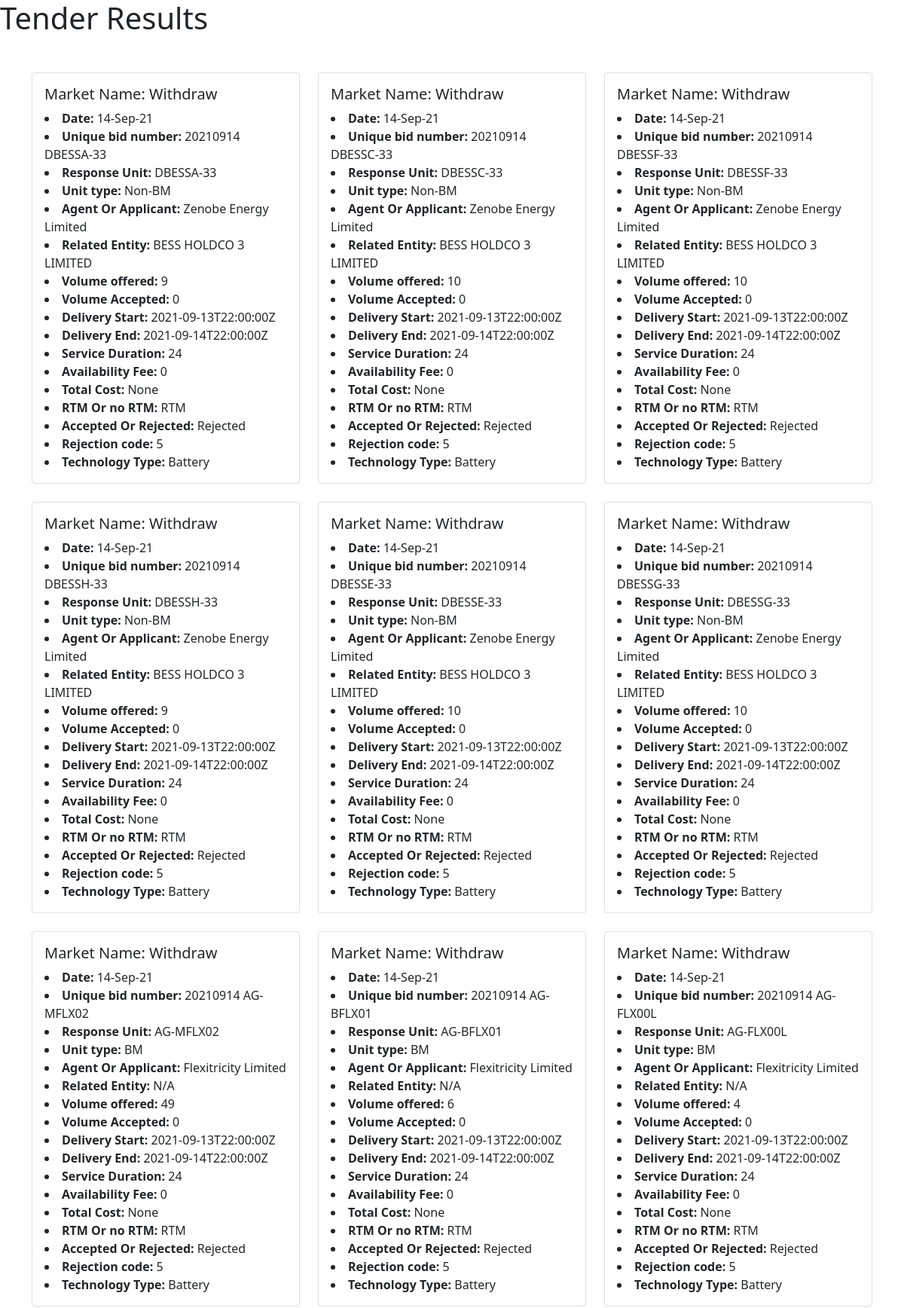
The page / (upper part) on the database its author committed.
### index/models.py (models this page shows, shortened)
class TenderResult(models.Model):
    Market_Name = models.CharField(max_length=250)
    Delivery_Date = models.CharField(max_length=250)
    Unique_bid_number = models.CharField(max_length=250)
    Response_Unit = models.CharField(max_length=250, null=False, blank=False)
    Unit_type = models.CharField(max_length=250)
    Agent_Or_Applicant = models.CharField(max_length=250)
    Related_Entity = models.CharField(max_length=250)
    Volume_offered = models.IntegerField()
    Volume_Accepted = models.IntegerField()
    Delivery_Start = models.CharField(max_length=250)
    Delivery_End = models.CharField(max_length=250)
    Service_Duration = models.IntegerField()
    Availability_Fee = models.IntegerField()
    Total_Cost = models.IntegerField(null=True, blank=True)
    RTM_Or_no_RTM = models.CharField(max_length=250)
    Accepted_Or_Rejected = models.CharField(max_length=250)
    Rejection_code = models.IntegerField(null=True, blank=True)
    Technology_Type = models.CharField(max_length=250)

### index/views.py (the view)
# urls.py: path('', include("index.urls"))
def index(request):
    tender_results = TenderResult.objects.all()
    context = {
        "tender_results": tender_results,
    }
    return render(request, "index/index.html", context)

### index/templates/index/index.html (shortened to what this page needs)
<!doctype html>
<html lang="en">
  <head>
    <link href="https://cdn.jsdelivr.net/npm/bootstrap@5.0.2/dist/css/bootstrap.min.css" rel="stylesheet">
  </head>
  <body>
    <h1>Tender Results</h1>
    <div class="container">
        <div class="col">
            <div class="row row-cols-1 row-cols-md-3 g-4 mt-4">
                {% for result in tender_results %}
                <div class="col">
                    <div class="card h-100">
                        <div class="card-body">
                            <h5 class="card-title">Market Name: {{result.Market_Name}}</h5>
                            <li class="card-text"><strong>Date:</strong> {{result.Delivery_Date}}</li>
                            <li class="card-text"><strong>Unique bid number:</strong> {{result.Unique_bid_number}}</li>
                            <li class="card-text"><strong>Response Unit:</strong> {{result.Response_Unit}}</li>
                            <li class="card-text"><strong>Unit type:</strong> {{result.Unit_type}}</li>
                            <li class="card-text"><strong>Agent Or Applicant:</strong> {{result.Agent_Or_Applicant}}</li>
                            <li class="card-text"><strong>Related Entity:</strong> {{result.Related_Entity}}</li>
                            <li class="card-text"><strong>Volume offered:</strong> {{result.Volume_offered}}</li>
                            <li class="card-text"><strong>Volume Accepted:</strong> {{result.Volume_Accepted}}</li>
                            <li class="card-text"><strong>Delivery Start:</strong> {{result.Delivery_Start}}</li>
                            <li class="card-text"><strong>Delivery End:</strong> {{result.Delivery_End}}</li>
                            <li class="card-text"><strong>Service Duration:</strong> {{result.Service_Duration}}</li>
                            <li class="card-text"><strong>Availability Fee:</strong> {{result.Availability_Fee}}</li>
                            <li class="card-text"><strong>Total Cost:</strong> {{result.Total_Cost}}</li>
                            <li class="card-text"><strong>RTM Or no RTM:</strong> {{result.RTM_Or_no_RTM}}</li>
                            <li class="card-text"><strong>Accepted Or Rejected:</strong> {{result.Accepted_Or_Rejected}}</li>
                            <li class="card-text"><strong>Rejection code:</strong> {{result.Rejection_code}}</li>
                            <li class="card-text"><strong>Technology Type:</strong> {{result.Technology_Type}}</li>
                        </div>
                    </div>
                </div>
              {% endfor %}
            </div>
        </div>
    </div>
  </body>
</html>

### rows shown on the page
TenderResult: Market_Name "Withdraw", Delivery_Date "14-Sep-21", Unique_bid_number "20210914 DBESSA-33", Response_Unit "DBESSA-33", Unit_type "Non-BM", Agent_Or_Applicant "Zenobe Energy Limited", Related_Entity "BESS HOLDCO 3 LIMITED", Volume_offered "9", Volume_Accepted "0", Delivery_Start "2021-09-13T22:00:00Z", Delivery_End "2021-09-14T22:00:00Z", Service_Duration "24", Availability_Fee "0", Total_Cost "None", RTM_Or_no_RTM "RTM", Accepted_Or_Rejected "Rejected", Rejection_code "5", Technology_Type "Battery"
TenderResult: Market_Name "Withdraw", Delivery_Date "14-Sep-21", Unique_bid_number "20210914 DBESSC-33", Response_Unit "DBESSC-33", Unit_type "Non-BM", Agent_Or_Applicant "Zenobe Energy Limited", Related_Entity "BESS HOLDCO 3 LIMITED", Volume_offered "10", Volume_Accepted "0", Delivery_Start "2021-09-13T22:00:00Z", Delivery_End "2021-09-14T22:00:00Z", Service_Duration "24", Availability_Fee "0", Total_Cost "None", RTM_Or_no_RTM "RTM", Accepted_Or_Rejected "Rejected", Rejection_code "5", Technology_Type "Battery"
TenderResult: Market_Name "Withdraw", Delivery_Date "14-Sep-21", Unique_bid_number "20210914 DBESSF-33", Response_Unit "DBESSF-33", Unit_type "Non-BM", Agent_Or_Applicant "Zenobe Energy Limited", Related_Entity "BESS HOLDCO 3 LIMITED", Volume_offered "10", Volume_Accepted "0", Delivery_Start "2021-09-13T22:00:00Z", Delivery_End "2021-09-14T22:00:00Z", Service_Duration "24", Availability_Fee "0", Total_Cost "None", RTM_Or_no_RTM "RTM", Accepted_Or_Rejected "Rejected", Rejection_code "5", Technology_Type "Battery"
TenderResult: Market_Name "Withdraw", Delivery_Date "14-Sep-21", Unique_bid_number "20210914 DBESSH-33", Response_Unit "DBESSH-33", Unit_type "Non-BM", Agent_Or_Applicant "Zenobe Energy Limited", Related_Entity "BESS HOLDCO 3 LIMITED", Volume_offered "9", Volume_Accepted "0", Delivery_Start "2021-09-13T22:00:00Z", Delivery_End "2021-09-14T22:00:00Z", Service_Duration "24", Availability_Fee "0", Total_Cost "None", RTM_Or_no_RTM "RTM", Accepted_Or_Rejected "Rejected", Rejection_code "5", Technology_Type "Battery"
TenderResult: Market_Name "Withdraw", Delivery_Date "14-Sep-21", Unique_bid_number "20210914 DBESSE-33", Response_Unit "DBESSE-33", Unit_type "Non-BM", Agent_Or_Applicant "Zenobe Energy Limited", Related_Entity "BESS HOLDCO 3 LIMITED", Volume_offered "10", Volume_Accepted "0", Delivery_Start "2021-09-13T22:00:00Z", Delivery_End "2021-09-14T22:00:00Z", Service_Duration "24", Availability_Fee "0", Total_Cost "None", RTM_Or_no_RTM "RTM", Accepted_Or_Rejected "Rejected", Rejection_code "5", Technology_Type "Battery"
TenderResult: Market_Name "Withdraw", Delivery_Date "14-Sep-21", Unique_bid_number "20210914 DBESSG-33", Response_Unit "DBESSG-33", Unit_type "Non-BM", Agent_Or_Applicant "Zenobe Energy Limited", Related_Entity "BESS HOLDCO 3 LIMITED", Volume_offered "10", Volume_Accepted "0", Delivery_Start "2021-09-13T22:00:00Z", Delivery_End "2021-09-14T22:00:00Z", Service_Duration "24", Availability_Fee "0", Total_Cost "None", RTM_Or_no_RTM "RTM", Accepted_Or_Rejected "Rejected", Rejection_code "5", Technology_Type "Battery"
TenderResult: Market_Name "Withdraw", Delivery_Date "14-Sep-21", Unique_bid_number "20210914 AG-MFLX02", Response_Unit "AG-MFLX02", Unit_type "BM", Agent_Or_Applicant "Flexitricity Limited", Related_Entity "N/A", Volume_offered "49", Volume_Accepted "0", Delivery_Start "2021-09-13T22:00:00Z", Delivery_End "2021-09-14T22:00:00Z", Service_Duration "24", Availability_Fee "0", Total_Cost "None", RTM_Or_no_RTM "RTM", Accepted_Or_Rejected "Rejected", Rejection_code "5", Technology_Type "Battery"
TenderResult: Market_Name "Withdraw", Delivery_Date "14-Sep-21", Unique_bid_number "20210914 AG-BFLX01", Response_Unit "AG-BFLX01", Unit_type "BM", Agent_Or_Applicant "Flexitricity Limited", Related_Entity "N/A", Volume_offered "6", Volume_Accepted "0", Delivery_Start "2021-09-13T22:00:00Z", Delivery_End "2021-09-14T22:00:00Z", Service_Duration "24", Availability_Fee "0", Total_Cost "None", RTM_Or_no_RTM "RTM", Accepted_Or_Rejected "Rejected", Rejection_code "5", Technology_Type "Battery"
TenderResult: Market_Name "Withdraw", Delivery_Date "14-Sep-21", Unique_bid_number "20210914 AG-FLX00L", Response_Unit "AG-FLX00L", Unit_type "BM", Agent_Or_Applicant "Flexitricity Limited", Related_Entity "N/A", Volume_offered "4", Volume_Accepted "0", Delivery_Start "2021-09-13T22:00:00Z", Delivery_End "2021-09-14T22:00:00Z", Service_Duration "24", Availability_Fee "0", Total_Cost "None", RTM_Or_no_RTM "RTM", Accepted_Or_Rejected "Rejected", Rejection_code "5", Technology_Type "Battery"
